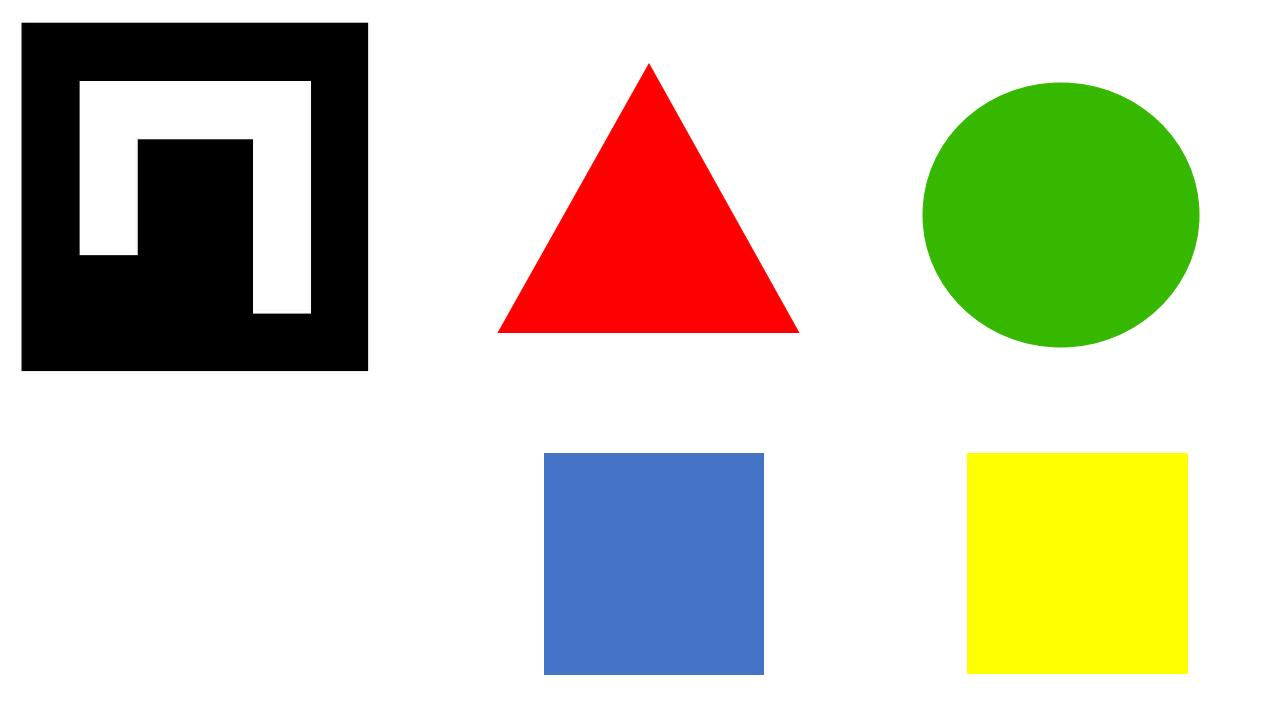
#> input picture 6338_Task 4/Test_Codes/Image1.jpg, 1280 x 720 px, given in place of Final_Markers.jpg, which was not available
$ python 6338_Task1.2.py
#> lines starting #> are read from the running program, lines starting #| are printed output that depends on the picture; after the words box and inside, x2 and y2 are one past the last pixel; in counts of white or black regions, pixels touching at a corner belong together; pictures that were not available may be replaced by others from this repository, and a replacement may not be noted
### 6338_Task4/Test_Codes/aruco_lib.py
import numpy as np
import cv2
import cv2.aruco as aruco
import sys
import math

'''
functions in this file:
* angle_calculate(pt1,pt2, trigger = 0) - function to return angle between two points
* detect_Aruco(img) - returns the detected aruco list dictionary with id: corners
* mark_Aruco(img, aruco_list) - function to mark the centre and display the id
* calculate_Robot_State(img,aruco_list) - gives the state of the bot (centre(x), centre(y), angle)
'''

# [13 lines left out: function angle_calculate, not called in this run]

def detect_Aruco(img):  #returns the detected aruco list dictionary with id: corners
    aruco_list = {}
    gray = cv2.cvtColor(img, cv2.COLOR_BGR2GRAY)
    aruco_dict = aruco.getPredefinedDictionary(aruco.DICT_7X7_250)#aruco.Dictionary_get(aruco.DICT_4X4_50)
    parameters = aruco.DetectorParameters_create()  #refer opencv page for clarification
    #lists of ids and the corners beloning to each id
    corners, ids, _ = aruco.detectMarkers(gray, aruco_dict, parameters = parameters)
    #corners is the list of corners(numpy array) of the detected markers. For each marker, its four corners are returned in their original order (which is clockwise starting with top left). So, the first corner is the top left corner, followed by the top right, bottom right and bottom left.
    # print len(corners), corners, ids
    gray = aruco.drawDetectedMarkers(gray, corners,ids)
    if len(corners):    #returns no of arucos
        #print (len(corners))
        #print (len(ids))
        for k in range(len(corners)):
            temp_1 = corners[k]
            temp_1 = temp_1[0]
            temp_2 = ids[k]
            temp_2 = temp_2[0]
            aruco_list[temp_2] = temp_1
        return aruco_list
b=set()
# [63 lines left out: functions mark_Aruco, calculate_Robot_State, not called in this run]

'''
det_aruco_list = {}
while(True):
    # Capture frame-by-frame
    ret, frame = cap.read()
    det_aruco_list=detect_Aruco(frame)
    img = mark_Aruco(frame,det_aruco_list)
    robot_state=calculate_Robot_State(img,det_aruco_list)
    print robot_state

    cv2.imshow('image',img)

    if cv2.waitKey(1) & 0xFF == ord('q'):
        break

# When everything done, release the capture
cap.release()
cv2.destroyAllWindows()
'''

### 6338_Task4/Test_Codes/6338_Task1.2.py
# -*- coding: utf-8 -*-
"""
**************************************************************************
*                  E-Yantra Robotics Competition
*                  ================================
*  This software is intended to check version compatiability of open source software
*  Theme: ANT BOT
*  MODULE: Task1.2
*  Filename: Task1.2.py
*  Version: 1.0.0
*  Date: October 31, 2018
*
*  Author: e-Yantra Project, Department of Computer Science
*  and Engineering, Indian Institute of Technology Bombay.
*
*  Software released under Creative Commons CC BY-NC-SA
*
*  For legal information refer to:
*        http://creativecommons.org/licenses/by-nc-sa/4.0/legalcode
*
*
*  This software is made available on an “AS IS WHERE IS BASIS”.
*  Licensee/end user indemnifies and will keep e-Yantra indemnified from
*  any and all claim(s) that emanate from the use of the Software or
*  breach of the terms of this agreement.
*
*  e-Yantra - An MHRD project under National Mission on Education using
*  ICT(NMEICT)
*
**************************************************************************
"""

"""
ArUco ID Dictionaries: 4X4 = 4-bit pixel, 4X4_50 = 50 combinations of a 4-bit pixel image
List of Dictionaries in OpenCV's ArUco library:
DICT_4X4_50
DICT_4X4_100
DICT_4X4_250
DICT_4X4_1000
DICT_5X5_50
DICT_5X5_100
DICT_5X5_250
DICT_5X5_1000
DICT_6X6_50
DICT_6X6_100
DICT_6X6_250
DICT_6X6_1000
DICT_7X7_50
DICT_7X7_100
DICT_7X7_250
DICT_7X7_1000
DICT_ARUCO_ORIGINAL

Reference: http://hackage.haskell.org/package/opencv-extra-0.2.0.1/docs/OpenCV-Extra-ArUco.html
Reference: https://docs.opencv.org/3.4.2/d9/d6a/group__aruco.html#gaf5d7e909fe8ff2ad2108e354669ecd17
"""

import numpy
import csv
import cv2
import cv2.aruco as aruco
from aruco_lib import *

def aruco_detect(path_to_image):
    '''
    you will need to modify the ArUco library's API using the dictionary in it to the respective
    one from the list above in the aruco_lib.py. This API's line is the only line of code you are
    allowed to modify in aruco_lib.py!!!
    '''
#> called with path_to_image = 'Final_Markers.jpg'

    img = cv2.imread(path_to_image)     #give the name of the image with the complete path
#> img is the input picture: shape (720, 1280, 3); mean B, G, R 186.2, 206.7, 207.3
    id_aruco_trace = 0
    det_aruco_list = {}
    x=720
    y=1280
    img = cv2.blur(img, (5, 5))
    img2 = img[0:x,0:y,:]   #separate out the Aruco image from the whole image
    det_aruco_list = detect_Aruco(img2)
#> in detect_Aruco, `gray = cv2.cvtColor(img, cv2.COLOR_BGR2GRAY)`:
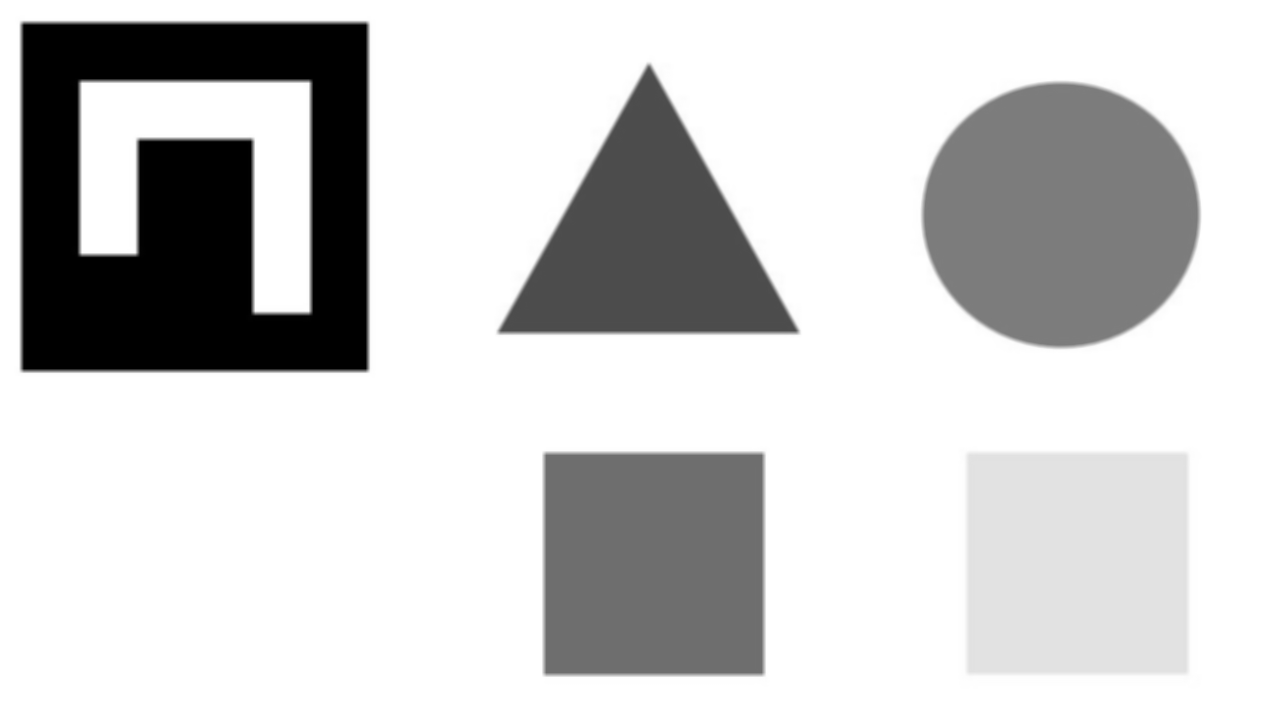
#> gray: shape (720, 1280); min 0, max 255, mean 204.5
#> in detect_Aruco, `corners, ids, _ = aruco.detectMarkers(gray, aruco_dict, parameters = p..`: corners = (); ids = None
    if det_aruco_list:
        img3 = mark_Aruco(img2,det_aruco_list)
        id_aruco_trace = calculate_Robot_State(img3,det_aruco_list)
        cv2.imwrite('result.jpg',img3)
    color_detect(path_to_image)


check="False"
def color_detect(img):
#> called with img = 'Final_Markers.jpg'
    img1=cv2.imread(img)
    img1 = cv2.blur(img1, (5, 5))
    img3 = cv2.imread("result.jpg")
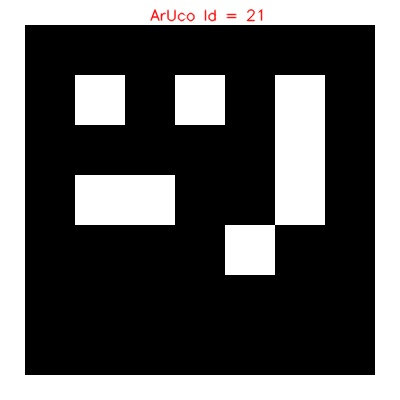
#> input picture 6338_Task1.1/Images/ArUco21.jpg, 400 x 400 px, given in place of result.jpg, which was not available
#> img3 is the input picture: shape (400, 400, 3); mean B, G, R 91.2, 91.2, 91.5
    gray=cv2.cvtColor(img1,cv2.COLOR_BGR2GRAY)
    ret,thresh=cv2.threshold(gray,127,255,0)
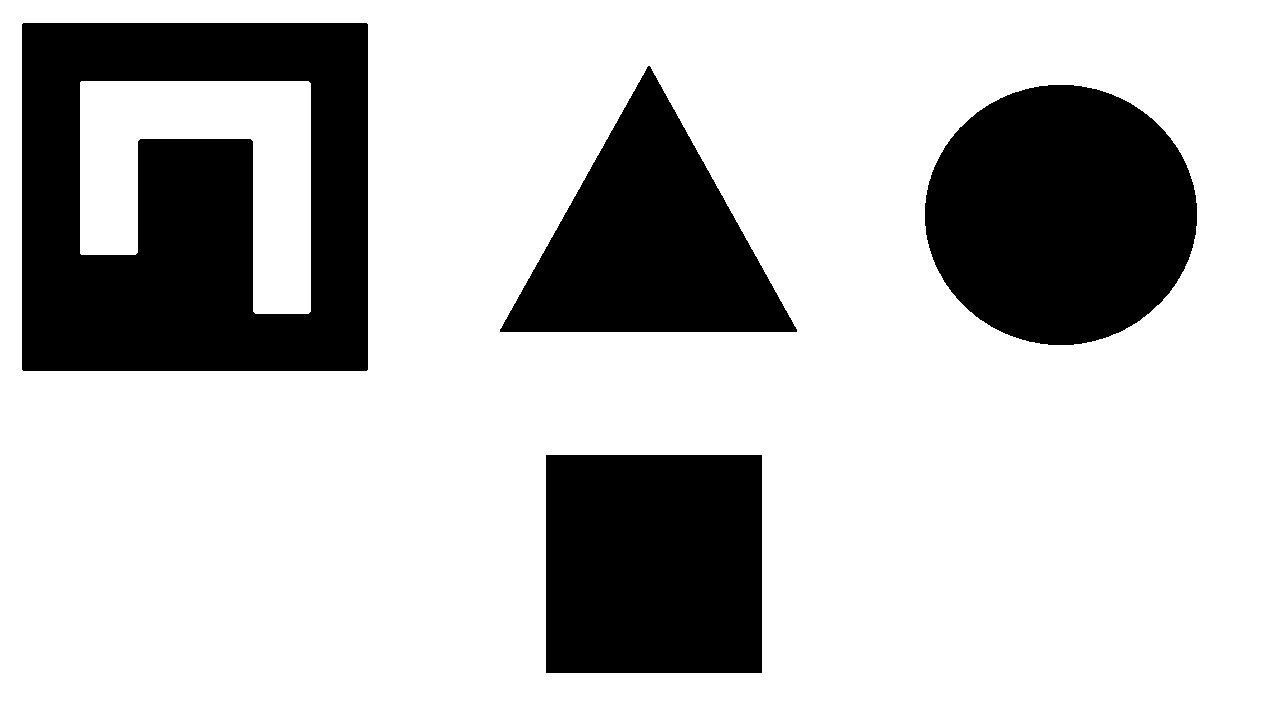
#> thresh: shape (720, 1280); 74.8% white; 4 black regions

    contours,hierarchy=cv2.findContours(thresh,cv2.RETR_TREE,cv2.CHAIN_APPROX_SIMPLE)[-2:]
#> contours = 6 contours; box (x1, y1, x2, y2) and area: (0, 0, 1280, 720) 919601, (21, 22, 369, 372) 121095, (924, 84, 1198, 346) 55798, (545, 454, 763, 674) 47521, (499, 65, 798, 333) 40382, (80, 81, 311, 314) 29697
    print('\n'+str(len(contours))+'\n')
#| 6
    j = 0
    xc = []
    yc = []
    print("Colour Codes: 1. Blue \t 2. Red \t \t 3.Green")
    print("Shape Codes: 1. Triangle \t 2. Square \t 3.Circle")
    for j in range(0,2):
        colour=int(input("Enter colour of Object "+str(j+1)))
        shape=int(input ("Enter shape of Object"+str(j+1)))
        for i in range(1,len(contours)):
            b=0
            r=0
            g=0
            M=cv2.moments(contours[i])
            try:
                cx=int(M['m10']/M['m00'])
                cy=int(M['m01']/M['m00'])
            except ZeroDivisionError:
                cx=int(M['m10'])
                cy=int(M['m01'])
            b=img1[cy,cx,0]
            g=img1[cy,cx,1]
            r=img1[cy,cx,2]
            font=cv2.FONT_HERSHEY_SIMPLEX

#We are detecting the colour of the object by picking up the RBG value of the pixel at the centroid
#coordinates that help to determine the colour of that pixel and hence the entite shape.

            if colour!=1 and colour!=2 and colour!=3:
                xc.append("None")
                yc.append("None")
                break
            if(b>r and b>g) and colour==1:
                check=shape_detect(shape,contours[i])
                if check=="True":
                    cv2.drawContours(img3,contours,i,(0,0,255),25)
                    cv2.putText(img3,"("+str(cx)+","+str(cy)+")", (cx,cy), font, 0.5,(0,0,0), 1,cv2.LINE_AA)
                    cv2.circle(img3,(cx,cy),5,(0,0,0),-1)
                    xc.append(cx)
                    yc.append(cy)
                    j += 1
            if(r>b and r>g)and colour==2:
                check=shape_detect(shape,contours[i])
                if check=="True":
                    cv2.drawContours(img3,contours,i,(0,255,0),25)
                    cv2.putText(img3,"("+str(cx)+","+str(cy)+")", (cx,cy), font, 0.5,(0,0,0), 1,cv2.LINE_AA)
                    cv2.circle(img3,(cx,cy),5,(0,0,0),-1)
                    xc.append(cx)
                    yc.append(cy)
                    j += 1
            if(g>r and g>b)and colour==3:
                check=shape_detect(shape,contours[i])
                if check=="True":
                    cv2.drawContours(img3,contours,i,(255,0,0),25)
                    cv2.putText(img3,"("+str(cx)+","+str(cy)+")", (cx,cy), font, 0.5,(0,0,0), 1,cv2.LINE_AA)
                    cv2.circle(img3,(cx,cy),5,(0,0,0),-1)
                    xc.append(cx)
                    yc.append(cy)
                    j +=1
#> this loop made 2 passes; the answer given on pass 1: 1
#> after the loop, xc = []; yc = []
    cv2.imshow("Image",img3)
    cv2.imwrite("ArUco5.jpg",img3)
    cv2.waitKey(0)
    cv2.destroyAllWindows()
"""
#Checks if the csv file exists, if it does, appends it with the new values. If it doesnt,it creates it.

    try:
        f = open('6338_Task1.2.csv', 'r', newline='')
        if not f.readline():
            f.close()
            f = open('6338_Task1.2.csv', 'w', newline='')
            filewriter = csv.writer(f, delimiter=',',
                                    quotechar=' ', quoting=csv.QUOTE_MINIMAL)
            filewriter.writerow(['Image Name', 'ArUco ID', "\0(x.y) Object-1", "\0(x.y) Object-2"])
    except IOError:
        f = open('6338_Task1.2.csv', 'w', newline='')
        filewriter = csv.writer(f, delimiter=',',
                                quotechar=' ', quoting=csv.QUOTE_MINIMAL)
        filewriter.writerow(['Image Name', 'ArUco ID', "\0(x.y) Object-1", "\0(x.y) Object-2"])
    with open('6338_Task1.2.csv', 'a', newline='') as csvfile:
        f = open('temp.txt','r')
        idno = f.readline().strip()
        f.close()
        filewriter = csv.writer(csvfile, delimiter=',',
                                quotechar=' ', quoting=csv.QUOTE_MINIMAL)
        filewriter.writerow(['ArUco' + str(img[5]) + '.jpg', idno, ".(" + str(xc[0]) + "." + str(yc[0]) + ")",
                             ".(" + str(xc[1]) + "." + str(yc[1]) + ")"])
"""


def shape_detect(shape,i):  #Function to detect shape of object by using the number of contour edges
    global check
    approx = cv2.approxPolyDP(i,0.01*cv2.arcLength(i,True),True)
    if len(approx)==3 and shape==1:
       check="True"

    elif len(approx)==4and shape==2:
        check="True"
    elif len(approx) > 7 and shape==3:
        check="True"
    return(check)

if __name__ == "__main__":
    aruco_detect("Final_Markers.jpg")
